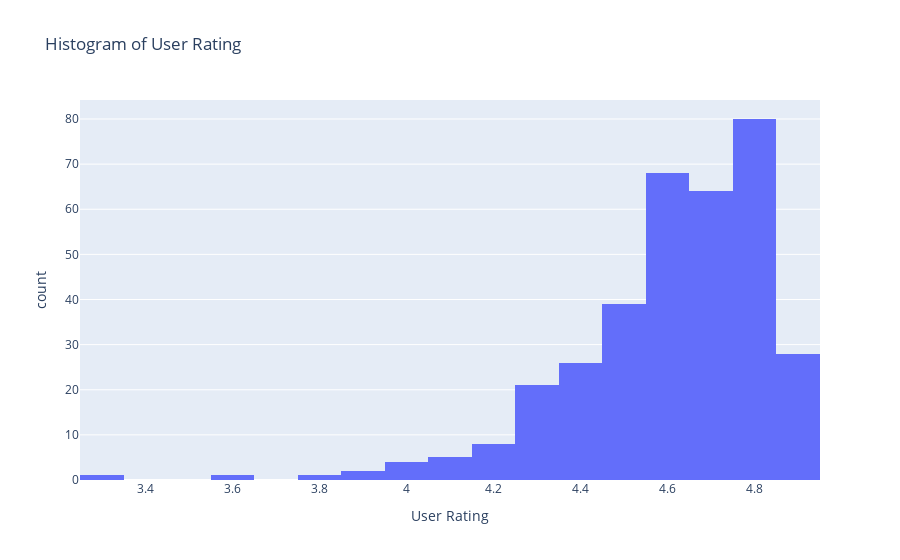

Here is the notebook cell this chart was saved with:
### Markdown cell above
Let's first look at how our key variables are distributed.

### Code cell
fig = px.histogram(df_books, x='User Rating', title='Histogram of User Rating')
fig.show()

### Figure 1 — Plotly figure (JSON) as saved in the notebook; plotly's stock layout.template omitted (floating-point values rounded to 4 significant figures; data arrays with more than 128 entries replaced by an {"elided": "..."} marker saying what was removed)
{"data": [{"alignmentgroup": "True", "bingroup": "x", "hovertemplate": "User Rating=%{x}<br>count=%{y}<extra></extra>", "legendgroup": "", "marker": {"color": "#636efa", "pattern": {"shape": ""}}, "name": "", "offsetgroup": "", "orientation": "v", "showlegend": false, "type": "histogram", "x": {"elided": "348 float values"}, "xaxis": "x", "yaxis": "y"}], "layout": {"barmode": "relative", "legend": {"tracegroupgap": 0}, "title": {"text": "Histogram of User Rating"}, "xaxis": {"anchor": "y", "domain": [0, 1], "title": {"text": "User Rating"}}, "yaxis": {"anchor": "x", "domain": [0, 1], "title": {"text": "count"}}}}
